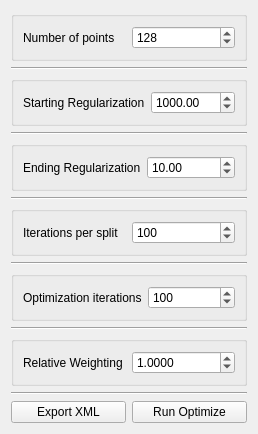
<?xml version="1.0" encoding="UTF-8"?>
<ui version="4.0">
 <class>OptimizeTool</class>
 <widget class="QWidget" name="OptimizeTool">
  <property name="geometry">
   <rect>
    <x>0</x>
    <y>0</y>
    <width>228</width>
    <height>367</height>
   </rect>
  </property>
  <property name="windowTitle">
   <string>Form</string>
  </property>
  <property name="styleSheet">
   <string notr="true">
/*
QWidget{
background: rgb(255, 255, 127)
}
*/
</string>
  </property>
  <layout class="QVBoxLayout" name="verticalLayout">
   <item>
    <widget class="QGroupBox" name="antialias_groupbox">
     <property name="title">
      <string/>
     </property>
     <layout class="QHBoxLayout" name="horizontalLayout_2">
      <item>
       <widget class="QLabel" name="label_3">
        <property name="text">
         <string>Number of points</string>
        </property>
       </widget>
      </item>
      <item>
       <widget class="QSpinBox" name="number_of_points_">
        <property name="maximum">
         <number>20000</number>
        </property>
        <property name="value">
         <number>128</number>
        </property>
       </widget>
      </item>
     </layout>
    </widget>
   </item>
   <item>
    <widget class="Line" name="line_3">
     <property name="orientation">
      <enum>Qt::Horizontal</enum>
     </property>
    </widget>
   </item>
   <item>
    <widget class="QGroupBox" name="blur_groupbox_2">
     <property name="title">
      <string/>
     </property>
     <layout class="QHBoxLayout" name="horizontalLayout_4">
      <item>
       <widget class="QLabel" name="label_5">
        <property name="text">
         <string>Starting Regularization</string>
        </property>
       </widget>
      </item>
      <item>
       <widget class="QDoubleSpinBox" name="starting_regularization_">
        <property name="maximum">
         <double>999999.000000000000000</double>
        </property>
        <property name="value">
         <double>1000.000000000000000</double>
        </property>
       </widget>
      </item>
     </layout>
    </widget>
   </item>
   <item>
    <widget class="Line" name="line_4">
     <property name="orientation">
      <enum>Qt::Horizontal</enum>
     </property>
    </widget>
   </item>
   <item>
    <widget class="QGroupBox" name="blur_groupbox_3">
     <property name="title">
      <string/>
     </property>
     <layout class="QHBoxLayout" name="horizontalLayout_5">
      <item>
       <widget class="QLabel" name="label_6">
        <property name="text">
         <string>Ending Regularization</string>
        </property>
       </widget>
      </item>
      <item>
       <widget class="QDoubleSpinBox" name="ending_regularization_">
        <property name="maximum">
         <double>999999.000000000000000</double>
        </property>
        <property name="value">
         <double>10.000000000000000</double>
        </property>
       </widget>
      </item>
     </layout>
    </widget>
   </item>
   <item>
    <widget class="Line" name="line_5">
     <property name="orientation">
      <enum>Qt::Horizontal</enum>
     </property>
    </widget>
   </item>
   <item>
    <widget class="QGroupBox" name="blur_groupbox">
     <property name="title">
      <string/>
     </property>
     <layout class="QHBoxLayout" name="horizontalLayout">
      <item>
       <widget class="QLabel" name="label_4">
        <property name="text">
         <string>Iterations per split</string>
        </property>
       </widget>
      </item>
      <item>
       <widget class="QSpinBox" name="iterations_per_split_">
        <property name="maximum">
         <number>20000</number>
        </property>
        <property name="value">
         <number>100</number>
        </property>
       </widget>
      </item>
     </layout>
    </widget>
   </item>
   <item>
    <widget class="Line" name="line_7">
     <property name="orientation">
      <enum>Qt::Horizontal</enum>
     </property>
    </widget>
   </item>
   <item>
    <widget class="QGroupBox" name="blur_groupbox_4">
     <property name="title">
      <string/>
     </property>
     <layout class="QHBoxLayout" name="horizontalLayout_6">
      <item>
       <widget class="QLabel" name="label_7">
        <property name="text">
         <string>Optimization iterations</string>
        </property>
       </widget>
      </item>
      <item>
       <widget class="QSpinBox" name="optimization_iterations_">
        <property name="maximum">
         <number>20000</number>
        </property>
        <property name="value">
         <number>100</number>
        </property>
       </widget>
      </item>
     </layout>
    </widget>
   </item>
   <item>
    <widget class="Line" name="line_9">
     <property name="orientation">
      <enum>Qt::Horizontal</enum>
     </property>
    </widget>
   </item>
   <item>
    <widget class="QGroupBox" name="blur_groupbox_5">
     <property name="title">
      <string/>
     </property>
     <layout class="QHBoxLayout" name="horizontalLayout_7">
      <item>
       <widget class="QLabel" name="label_8">
        <property name="text">
         <string>Relative Weighting</string>
        </property>
       </widget>
      </item>
      <item>
       <widget class="QDoubleSpinBox" name="relative_weighting_">
        <property name="decimals">
         <number>4</number>
        </property>
        <property name="maximum">
         <double>1000.000000000000000</double>
        </property>
        <property name="value">
         <double>1.000000000000000</double>
        </property>
       </widget>
      </item>
     </layout>
    </widget>
   </item>
   <item>
    <widget class="Line" name="line">
     <property name="orientation">
      <enum>Qt::Horizontal</enum>
     </property>
    </widget>
   </item>
   <item>
    <layout class="QHBoxLayout" name="horizontalLayout_3">
     <item>
      <widget class="QPushButton" name="export_xml_button">
       <property name="text">
        <string>Export XML</string>
       </property>
      </widget>
     </item>
     <item>
      <widget class="QPushButton" name="run_optimize_button">
       <property name="text">
        <string>Run Optimize</string>
       </property>
      </widget>
     </item>
    </layout>
   </item>
   <item>
    <spacer name="verticalSpacer">
     <property name="orientation">
      <enum>Qt::Vertical</enum>
     </property>
     <property name="sizeHint" stdset="0">
      <size>
       <width>20</width>
       <height>40</height>
      </size>
     </property>
    </spacer>
   </item>
  </layout>
 </widget>
 <tabstops>
  <tabstop>number_of_points_</tabstop>
  <tabstop>starting_regularization_</tabstop>
  <tabstop>ending_regularization_</tabstop>
  <tabstop>iterations_per_split_</tabstop>
  <tabstop>optimization_iterations_</tabstop>
  <tabstop>relative_weighting_</tabstop>
  <tabstop>export_xml_button</tabstop>
  <tabstop>run_optimize_button</tabstop>
 </tabstops>
 <resources/>
 <connections/>
</ui>
